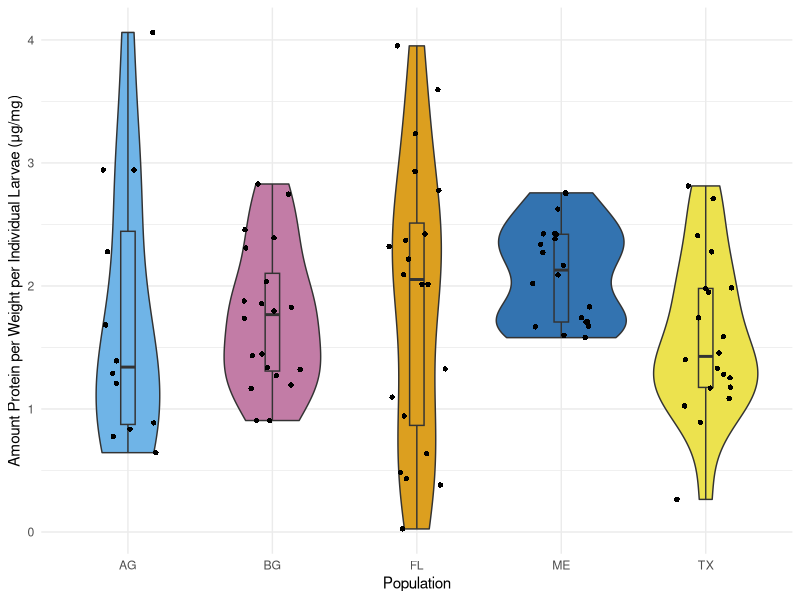
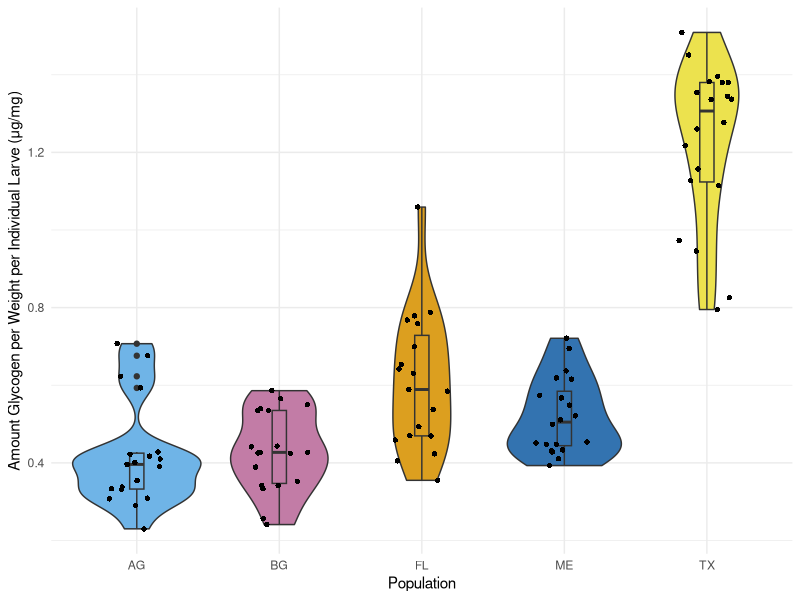
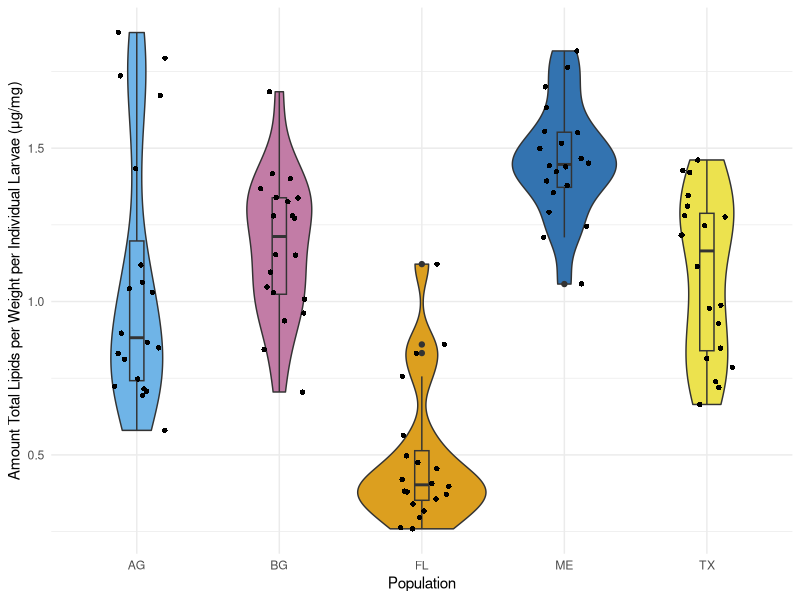
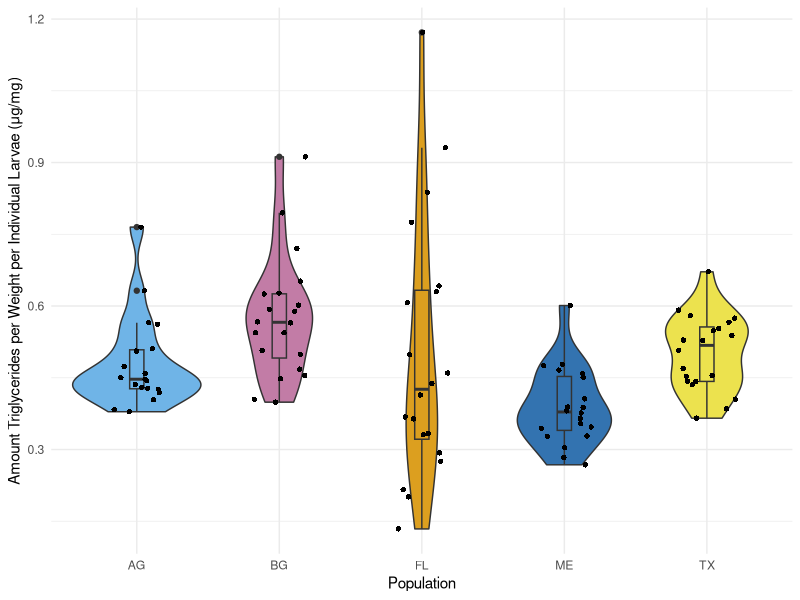

Generate these figures, in order, with R:
## ---- chunk 1
knitr::opts_chunk$set(echo = TRUE)
## ---- chunk 2
#Load Packages#

library(tidyverse)
library(ggpubr)
library(ggplot2)

#Data Set working directory#
#setwd(dirname(rstudioapi::getActiveDocumentContext()$path))

## ---- chunk 3
# Assign Colors for Populations using the color code from Ben

##Assign Colors

color.FL_MD <- "#DC9F1F" 
color.ILAG_MD <- "#6FB4E7"
color.ILBG_MD <- "#C27CA6"
color.ME_MD <- "#3373B0"
color.TX_MD <- "#ECE24E"



color_order<- c("#DC9F1F","#6FB4E7", "#C27CA6", "#3373B0","#ECE24E")


## ---- chunk 4
#### Protein ########################################################
######################################################################

##Load data
pf <- readxl::read_xlsx("Culex_Protein_July2025.xlsx")

##Organize data
pf$Population <- as.factor(pf$Nutrient)

P<-pf %>% 
  mutate(
    Food = case_when(
      grepl("MD", Population) ~ "FT1")) %>% ## FT1 is food fed in fritz lab during larval development 
  mutate( 
    Region_of_Origin = case_when(
      grepl("FL", Population) ~ "FL",
      grepl("ME", Population) ~ "ME",
      grepl("AG", Population) ~ "AG",
      grepl("BG", Population) ~ "BG",
      grepl("TX", Population) ~ "TX"))

P$Food<-as.factor(P$Food)  
P$Region_of_Origin<-as.factor(P$Region_of_Origin) 
P$Concentration<-as.numeric(P$Concentration) 

P %>% filter(Food == 'FT1') -> P_MD  ###switch Food == '' between FT1 and FT2 to get the one you want ###

##Create violin plot w/bargraph
protein <- ggplot(P_MD, aes(x = Region_of_Origin, y = Concentration, fill = Nutrient)) +
  geom_violin(trim = TRUE) +
  labs(x = "Population", y = "Amount Protein per Weight per Individual Larvae (μg/mg)", fill = "Nutrient") +
  scale_fill_manual(values= color_order) +
  theme_minimal() + theme(plot.title = element_text(hjust = 0.5), legend.position = "none") +
  geom_boxplot(width=0.1) + geom_jitter(shape=16, position=position_jitter(0.2), color = "black")
protein


## ---- chunk 5
### Glycogen ##########################################################
######################################################################

##Load data
gf <- readxl::read_xlsx("Culex_Glycogen_July2025.xlsx")

##Organize data
gf$Population <- as.factor(gf$Nutrient)

G<-gf %>% 
  mutate(
    Food = case_when(
      grepl("MD", Population) ~ "FT1")) %>%
  mutate( 
    Region_of_Origin = case_when(
      grepl("FL", Population) ~ "FL",
      grepl("ME", Population) ~ "ME",
      grepl("AG", Population) ~ "AG",
      grepl("BG", Population) ~ "BG",
      grepl("TX", Population) ~ "TX"))

G$Food<-as.factor(G$Food)  
G$Region_of_Origin<-as.factor(G$Region_of_Origin) 
G$Concentration<-as.numeric(G$Concentration) 

G %>% filter(Food == 'FT1') -> G_MD


##Create violin plot w/bargraph
g<-ggplot(G_MD, aes(x = Region_of_Origin, y = Concentration, fill = Nutrient)) +
  geom_violin(trim = TRUE) +
  labs(x = "Population", y = "Amount Glycogen per Weight per Individual Larve (μg/mg)", fill = "Nutrient") +
  scale_fill_manual(values= color_order) +
  theme_minimal() + theme(plot.title = element_text(hjust = 0.5), legend.position = "none") +
  geom_boxplot(width=0.1) + geom_jitter(shape=16, position=position_jitter(0.2), color = "black")
g

## ---- chunk 6
### Total Lipids #################################################################
##################################################################################

##Load data
lf <- readxl::read_xlsx("Culex_Total Lipids_July2025.xlsx")

##Organize data
lf$Population <- as.factor(lf$Nutrient)

L<-lf %>% 
  mutate(
    Food = case_when(
      grepl("MD", Population) ~ "FT1")) %>%
  mutate( 
    Region_of_Origin = case_when(
      grepl("FL", Population) ~ "FL",
      grepl("ME", Population) ~ "ME",
      grepl("AG", Population) ~ "AG",
      grepl("BG", Population) ~ "BG",
      grepl("TX", Population) ~ "TX"))

L$Food<-as.factor(L$Food)  
L$Region_of_Origin<-as.factor(L$Region_of_Origin) 
L$Concentration<-as.numeric(L$Concentration) 

L %>% filter(Food == 'FT1') -> L_MD

##Create violin plot w/bargraph
l<-ggplot(L_MD, aes(x = Region_of_Origin, y = Concentration, fill = Nutrient)) +
  geom_violin(trim = TRUE) +
  labs(x = "Population", y = "Amount Total Lipids per Weight per Individual Larvae (μg/mg)", fill = "Nutrient") +
  scale_fill_manual(values= color_order) +
  theme_minimal() + theme(plot.title = element_text(hjust = 0.5), legend.position = "none") +
  geom_boxplot(width=0.1) + geom_jitter(shape=16, position=position_jitter(0.2), color = "black")
l

## ---- chunk 7
### Triglycerides #################################################################
###################################################################################

##Load data
tf <- readxl::read_xlsx("Culex_Triglycerides_July2025.xlsx")

##Organize data
tf$Population <- as.factor(tf$Nutrient)

Tf<-tf %>% 
  mutate(
    Food = case_when(
      grepl("MD", Population) ~ "FT1")) %>%
  mutate( 
    Region_of_Origin = case_when(
      grepl("FL", Population) ~ "FL",
      grepl("ME", Population) ~ "ME",
      grepl("AG", Population) ~ "AG",
      grepl("BG", Population) ~ "BG",
      grepl("TX", Population) ~ "TX"))

Tf$Food<-as.factor(Tf$Food)  
Tf$Region_of_Origin<-as.factor(Tf$Region_of_Origin) 
Tf$Concentration<-as.numeric(Tf$Concentration)

Tf %>% filter(Food == 'FT1') -> Tf_MD

t<-ggplot(Tf_MD, aes(x = Region_of_Origin, y = Concentration, fill = Nutrient)) +
  geom_violin(trim = TRUE) +
  labs(x = "Population", y = "Amount Triglycerides per Weight per Individual Larvae (μg/mg)", fill = "Nutrient") +
  scale_fill_manual(values= color_order) +
  theme_minimal() + theme(plot.title = element_text(hjust = 0.5), legend.position = "none") +
  geom_boxplot(width=0.1) + geom_jitter(shape=16, position=position_jitter(0.2), color = "black")
t
